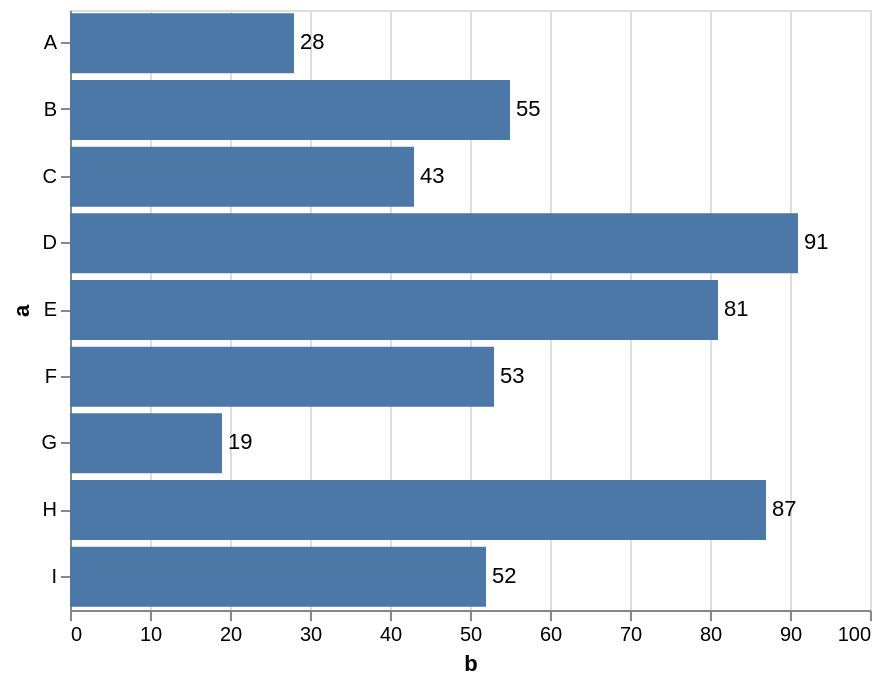

This figure's Vega-Lite source:
### Vega-Lite specification from a JSON file in a GitHub repository (floating-point values rounded to 4 significant figures)
{"config": {"view": {"height": 300, "width": 400}}, "layer": [{"encoding": {"y": {"title": "a", "field": "properties.a", "type": "nominal"}, "x": {"title": "b", "field": "properties.b", "type": "quantitative"}}, "data": {"values": {"features": [{"properties": {"a": "A", "b": 28}, "geometry": {"coordinates": [125.6, 10.1], "type": "Point"}, "type": "Feature"}, {"properties": {"a": "B", "b": 55}, "geometry": {"coordinates": [125.6, 10.1], "type": "Point"}, "type": "Feature"}, {"properties": {"a": "C", "b": 43}, "geometry": {"coordinates": [125.6, 10.1], "type": "Point"}, "type": "Feature"}, {"properties": {"a": "D", "b": 91}, "geometry": {"coordinates": [125.6, 10.1], "type": "Point"}, "type": "Feature"}, {"properties": {"a": "E", "b": 81}, "geometry": {"coordinates": [125.6, 10.1], "type": "Point"}, "type": "Feature"}, {"properties": {"a": "F", "b": 53}, "geometry": {"coordinates": [125.6, 10.1], "type": "Point"}, "type": "Feature"}, {"properties": {"a": "G", "b": 19}, "geometry": {"coordinates": [125.6, 10.1], "type": "Point"}, "type": "Feature"}, {"properties": {"a": "H", "b": 87}, "geometry": {"coordinates": [125.6, 10.1], "type": "Point"}, "type": "Feature"}, {"properties": {"a": "I", "b": 52}, "geometry": {"coordinates": [125.6, 10.1], "type": "Point"}, "type": "Feature"}], "type": "FeatureCollection"}, "format": {"type": "json", "property": "features"}}, "mark": "bar"}, {"encoding": {"y": {"title": "a", "field": "properties.a", "type": "nominal"}, "x": {"title": "b", "field": "properties.b", "type": "quantitative"}, "text": {"title": "b", "field": "properties.b", "type": "quantitative"}}, "data": {"values": {"features": [{"properties": {"a": "A", "b": 28}, "geometry": {"coordinates": [125.6, 10.1], "type": "Point"}, "type": "Feature"}, {"properties": {"a": "B", "b": 55}, "geometry": {"coordinates": [125.6, 10.1], "type": "Point"}, "type": "Feature"}, {"properties": {"a": "C", "b": 43}, "geometry": {"coordinates": [125.6, 10.1], "type": "Point"}, "type": "Feature"}, {"properties": {"a": "D", "b": 91}, "geometry": {"coordinates": [125.6, 10.1], "type": "Point"}, "type": "Feature"}, {"properties": {"a": "E", "b": 81}, "geometry": {"coordinates": [125.6, 10.1], "type": "Point"}, "type": "Feature"}, {"properties": {"a": "F", "b": 53}, "geometry": {"coordinates": [125.6, 10.1], "type": "Point"}, "type": "Feature"}, {"properties": {"a": "G", "b": 19}, "geometry": {"coordinates": [125.6, 10.1], "type": "Point"}, "type": "Feature"}, {"properties": {"a": "H", "b": 87}, "geometry": {"coordinates": [125.6, 10.1], "type": "Point"}, "type": "Feature"}, {"properties": {"a": "I", "b": 52}, "geometry": {"coordinates": [125.6, 10.1], "type": "Point"}, "type": "Feature"}], "type": "FeatureCollection"}, "format": {"type": "json", "property": "features"}}, "mark": {"align": "left", "type": "text", "dx": 3, "baseline": "middle"}}], "$schema": "https://vega.github.io/schema/vega-lite/v2.4.1.json"}
